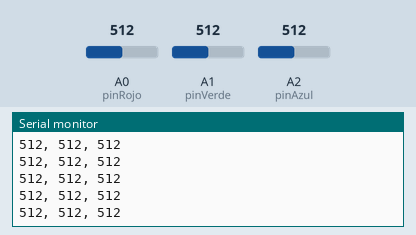
Recording of a sketch running on a simulated Arduino Uno, built with avr-gcc and run on an emulated ATmega328P. On the bench: the last lines printed to the serial monitor. Inputs (shaded band) come from the test bench; at power-on: A2 (pinAzul) = 512, A0 (pinRojo) = 512, A1 (pinVerde) = 512.

Above: at 8.7 s.
8.8 s: A2 (pinAzul) set to 11
At 8.88 s:
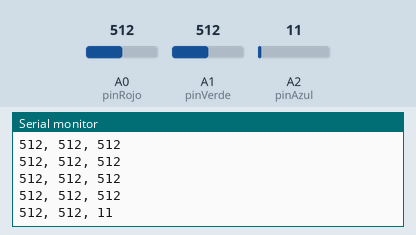
11.8 s: A2 (pinAzul) set to 8
At 11.8 s:
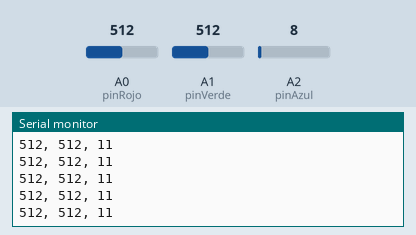
Timing chart, 0 to 14.3 s (numbered marks = the images above; inputs shaded):
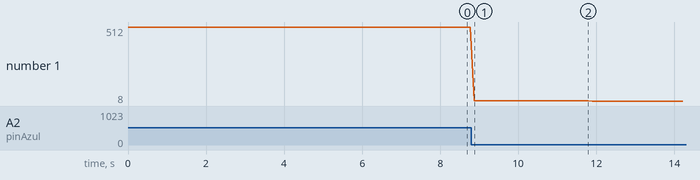

The sketch:

Pot-screen.ino
```cpp
const int pinRojo = A0;
const int pinVerde = A1;
const int pinAzul = A2;

void setup() {
  Serial.begin(9600);
}

void loop() {
  Serial.print(analogRead(pinRojo));
  Serial.print(", ");
  Serial.print(analogRead(pinVerde));
  Serial.print(", ");
  Serial.println(analogRead(pinAzul));
  delay (100);
}
```

Measured:
- after the input at 8.8 s, the serial monitor: prints a new line after 0.07 s (image 1)
- plotted number 1: 512 → 11 after the input at 8.8 s, 11 → 8 after the input at 11.8 s
